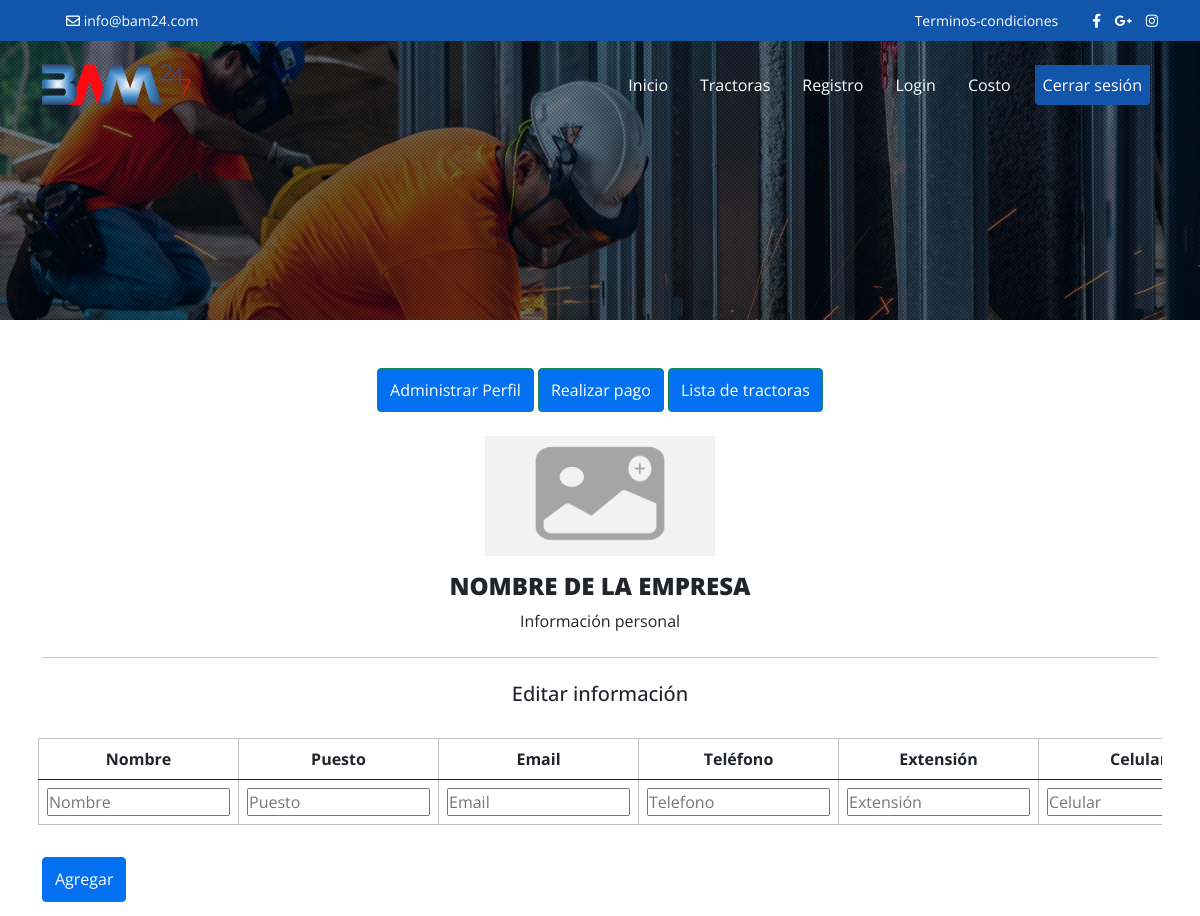
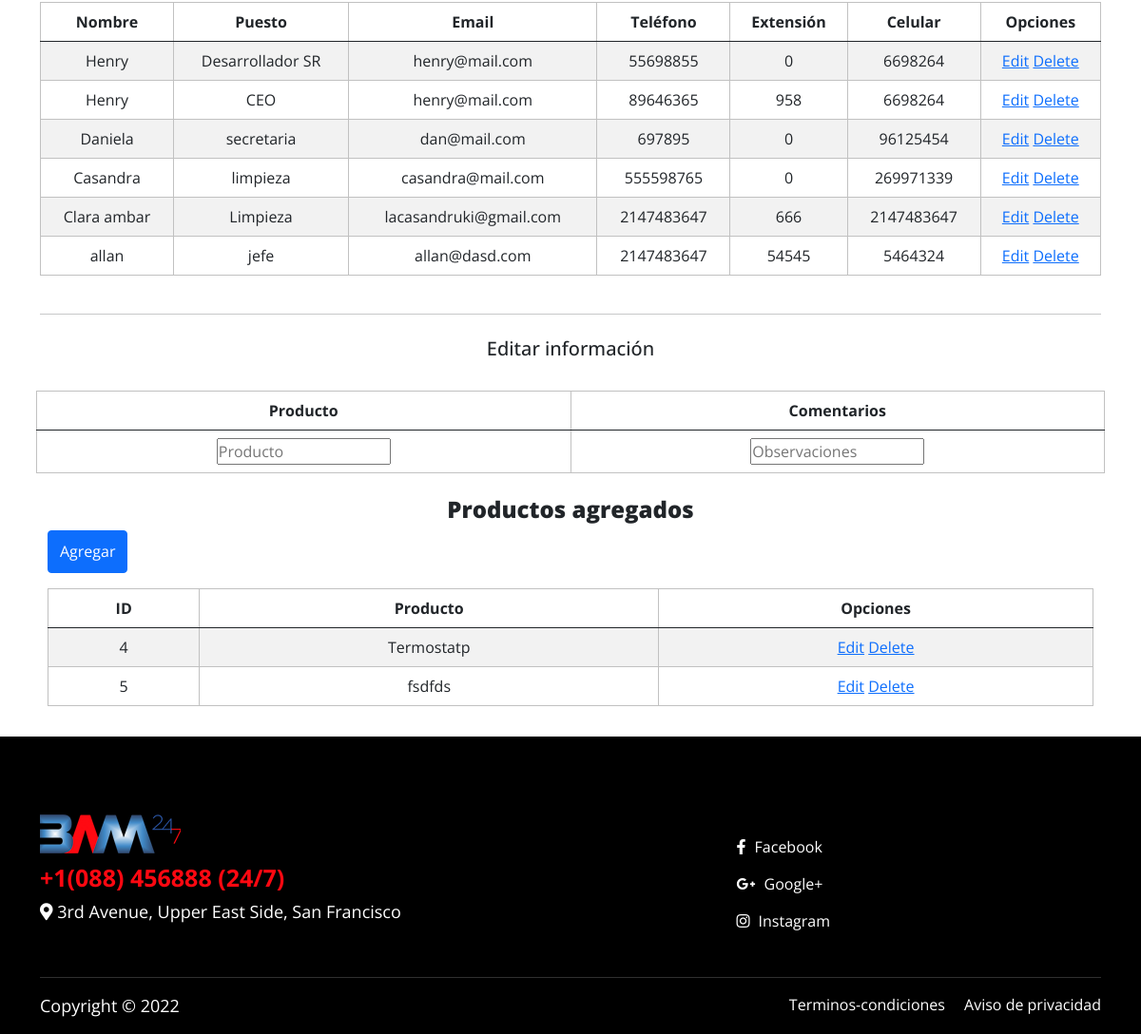
Screenshot of /PaginaprincipalDeProveedores.php (signed in) with the database file from the repository (2 pictures, top to bottom).
### tables this page shows
CREATE TABLE `contacto` (
  `ID_contacto` int NOT NULL AUTO_INCREMENT,
  `Nombre` varchar(50) NOT NULL,
  `Puesto` varchar(50) NOT NULL,
  `Email` varchar(50) NOT NULL,
  `Tel` int NOT NULL,
  `Ext` int DEFAULT NULL,
  `Cel` int NOT NULL,
  `ID_usuario` int NOT NULL,
  PRIMARY KEY (`ID_contacto`),
  KEY `ID_usuario` (`ID_usuario`)
);

CREATE TABLE `producto` (
  `ID_producto` int NOT NULL AUTO_INCREMENT,
  `Producto` varchar(50) NOT NULL,
  `ID_dtl_producto` int NOT NULL,
  `ID_usuario` int NOT NULL,
  `ID_catalogo` int NOT NULL,
  PRIMARY KEY (`ID_producto`),
  KEY `ID_dtl_producto` (`ID_dtl_producto`,`ID_usuario`,`ID_catalogo`)
);

### php/addContactos.php (called while the page is built, shortened)
<?php
    require_once "Conexion.php";
    $name = '';
    $job = '';
    $mail = '';
    $tele= '';
    $exte='';
    $cel= '';
?>

### php/Conexion.php (called while the page is built, shortened)
<?php
    class Conexion{
      private $host = "localhost";
      private $user = "root";
      private $pass = "";
      private $dbname ="cluster";
      private $dbh;
      private $stmt;
      public function __construct(){
        $dsn = 'mysql:host='.$this->host . ';dbname='. $this->dbname;
        $options = array(
            PDO::ATTR_PERSISTENT    =>true,
            PDO::ATTR_ERRMODE       =>PDO::ERRMODE_EXCEPTION
        );
        try{
          $this->dbh = new PDO($dsn, $this->user, $this->pass,$options);
        }catch(PDOEception $e){
          $this->error = $e-> getMessage();
        }
      }
      public function query($query){
        $this->stmt = $this->dbh->prepare($query);
      }
      public function execute(){
        return $this->stmt->execute();
      }
      public function resultSet(){
        $this->execute();
        return $this->stmt->fetchAll(PDO::FETCH_ASSOC);
      }
    }
?>

### php/addProducts.php (called while the page is built, shortened)
<?php
	require_once "Conexion.php";
    $producto='';
?>

### PaginaprincipalDeProveedores.php (the view, shortened to what this page needs)
<?php
if(!isset($_SESSION['id_usuario'])){
  header("location: /Login.html");
 }else{
  $id_usr=$_SESSION['id_usuario'];
}
  include_once "php/Conexion.php";
  require_once "php/addContactos.php";
  require_once "php/addProducts.php";
  $database=new Conexion;
  ?>
<!doctype html>
<html lang="es">
  <head>
    <link href="css/bootstrap.min.css" rel="stylesheet">
    <link href="https://unpkg.com/aos@2.3.0/dist/aos.css" rel="stylesheet">
     <link rel="stylesheet" href="https://unpkg.com/aos@next/dist/aos.css" />
    <link rel="stylesheet" href="https://cdn.jsdelivr.net/npm/bootstrap-icons@1.5.0/font/bootstrap-icons.css">
    <link rel="stylesheet" type="text/css" href="https://stackpath.bootstrapcdn.com/font-awesome/4.7.0/css/font-awesome.min.css">
    <link href="css/all.min.css" rel="stylesheet">
    <link href="css/style.css" rel="stylesheet">
    <link rel="stylesheet" href="css/owl.carousel.min.css" />
    <link rel="stylesheet" href="css/owl.theme.default.min.css"/>
  </head>
<body>
 <div class="main-menu-div float-start w-100">
    <div class="top-menu-sction float-start w-100 d-none d-md-none d-lg-block">
        <div class="container">
             <div class="row row-cols-1 row-cols-lg-2">
               <div class="col">
                 <div class="top-contact-left">
                   <ul class="list-unstyled d-flex">
                     <li class="ms-4"> <i class="far fa-envelope"></i> info@bam24.com </li>
                   </ul></div> </div>
               <div class="col">
                 <div class="top-contact-right d-flex justify-content-end">
                   <ul class="list-unstyled d-flex">
                     <li class="ms-3"> <a href="terms.html"> Terminos-condiciones </a>  </li>
                   </ul>
                   <ul class="list-unstyled ms-4 socal-btn">
                     <li>
                       <a href="#"> <i class="fab fa-facebook-f"></i> </a>
                       <a href="#"> <i class="fab fa-google-plus-g"></i> </a>
                       <a href="#"> <i class="fab fa-instagram"></i> </a>
                     </li>
                   </ul>
                 </div>
               </div>
             </div>
        </div>
    </div>
    <div class="navication float-start w-100">
      <nav class="navbar navbar-expand-lg navbar-light">
        <div class="container">
          <a class="navbar-brand" href="index.html">
             <img src="images/logo-white.png" class="d-none d-lg-block " alt="logo"/>
          </a>
          <div class="collapse navbar-collapse" id="navbarSupportedContent">
            <ul class="navbar-nav ms-auto mb-2 mb-lg-0">
            <li class="nav-item"> <a class="nav-link" href="index.html"> Inicio</a></li>
            <li class="nav-item"> <a class="nav-link" href="#">Tractoras</a> </li>
            <li class="nav-item"> <a class="nav-link" href="#">Registro</a> </li>
            <li class="nav-item"> <a class="nav-link" href="#">Login</a> </li>
            <li class="nav-item"> <a class="nav-link" href="#">Costo</a> </li>
            <li class="nav-item accordion-item"> <a class="nav-link" href="#">Cerrar sesión</a> </li>
             </li></ul>
             </div> </div> </nav> </nav> </div></div>
 <div class="banner-home subpage-banner float-start">
     <div class="banner-content-sec">
     </div>
    <div class="video-sec">
      <div class="video-bg"></div>
    </div>
 </div>
 <section class="main-body pt-5 float-start industry-pages">
				<div class="profile-userbuttons text-center mb-4">
					<button type="button" id="btnAdminPerfil" class="btn btn-success" style="background-color: #0371F1;">Administrar Perfil</button>
					<button type="button" class="btn btn-success" style="background-color: #0371F1;">Realizar pago</button>
                    <button type="button" class="btn btn-success" style="background-color: #0371F1;">Lista de tractoras</button>
				</div>
                <div class="container mb-4">
                    <section class="Profile-header text-center">
                        <div>
                            <img src="images/Añadaunaimahen(sintexto).png" alt="profile" class="img-rounded mb-3" width="230" height="120">
                        </div>
                        <h4 class="">NOMBRE DE LA EMPRESA</h4>
                        <a href="#" class="text-dark font-weight-bold text-decoration-none">Información personal</a>
                </div>
                <div class="container mb-4">
                    <hr width="100%"/>
                </div>
                <div class="Profile-header text-center">
                  <h5 class="text-dark font-weight-bold text-decoration-none">Editar información</a>
                </div>
            <section id = "tabEditar" class="container mt-2 mb-2 p-2 ">
              <form action="php/addContactos.php" method="POST">
                <div class="table-responsive">
                  <div class="table-wrapper">
                      <div class="table-title">
                          <div class="row">
                          </div>
                      </div>
                      <table class="table table-hover table-hover text-center">
                          <thead>
                              <tr>
                                  <th>Nombre</th>
                                  <th>Puesto</th>
                                  <th>Email</th>
                                  <th>Teléfono</th>
                                  <th>Extensión</th>
                                  <th>Celular</th>
                              </tr>
                          </thead>
                          <tbody>
                              <tr>
                                <td><input type="text" id="ed_name" name="ed_name" value="<?php echo $name; ?>" placeholder="Nombre"></td>
                                <td><input type="text" id="ed_job" name="ed_job" value="<?php echo $job; ?>" placeholder="Puesto"></td>
                                <td><input type="text" id="ed_mail" name="ed_mail" value="<?php echo$mail; ?>" placeholder="Email"></td>
                                <td><input type="text" id="ed_tel" name="ed_tel" value="<?php echo $tele; ?>" placeholder="Telefono"></td>
                                <td><input type="text" id="ed_ext" name="ed_ext" value="<?php echo $exte; ?>" placeholder="Extensión"></td>
                                <td><input type="text" id="ed_cel" name="ed_cel" value="<?php echo $cel; ?>" placeholder="Celular"></td>
                              </tr>
                          </tbody>
                      </table>
                    </div>
                </div>
              </form>
            </section>
            <div class="container">
              <form action="php/addContactos.php" id="addContacts" name="adc" method="POST">
                <div class="table-responsive">
                  <div class="table-wrapper">
                      <div class="table-title">
                          <div class="row">
                                <div class="col-xs-6 mb-3">
                                  <a href="#" class="btn btn-primary" data-bs-toggle="modal" data-bs-target="#tablaModal" style="background-color: #0371F1;"> <span>Agregar</span></a>
                                </div>
                          </div>
                      </div>
                      <table class="table table-striped table-hover text-center">
                          <thead>
                              <tr>
                                  <th>Nombre</th>
                                  <th>Puesto</th>
                                  <th>Email</th>
                                  <th>Teléfono</th>
                                  <th>Extensión</th>
                                  <th>Celular</th>
                                  <th>Opciones</th>
                              </tr>
                          </thead>
                          <tbody>
                            <?php $database-> query("SELECT * FROM contacto WHERE id_usuario=$id_usr");?>
                            <?php $rows = $database->resultSet();?>
                              <?php foreach($rows as $row) :?>
                              <tr>
                                <td><?php echo $row['Nombre']?></td>
                                <td><?php echo $row['Puesto']?></td>
                                <td><?php echo $row['Email']?></td>
                                <td><?php echo $row['Tel']?></td>
                                <td><?php echo $row['Ext']?></td>
                                <td><?php echo $row['Cel']?></td>
                                <td>
                                    <a href="PaginaprincipalDeProveedores.php?edit=<?php $id_cont =$row['ID_contacto']; echo $row['ID_contacto'];?>">Edit</a>
                                    <a href="php/addContactos.php?delete=<?php echo $row['ID_contacto'];?>">Delete</a>
                                </td>
                              </tr>
                              <?php endforeach; ?>
                          </tbody>
                      </table>
                    </div>
                </div>
              </form>
                  </div>
          <div class="container mb-4 mt-4">
              <hr width="100%"/>
          </div>
          <div class="Profile-header text-center">
                  <h5 class="text-dark font-weight-bold text-decoration-none">Editar información</a>
                </div>
            <section id = "tabEditar2" class="container mt-2 mb-2 p-2 ">
              <form action="php/addContactos.php" method="POST">
                <div class="table-responsive">
                  <div class="table-wrapper">
                      <div class="table-title">
                          <div class="row">
                          </div>
                      </div>
                      <table class="table table-hover table-hover text-center">
                          <thead>
                              <tr>
                                  <th>Producto</th>
                                  <th>Comentarios</th>
                              </tr>
                          </thead>
                          <tbody>
                              <tr>
                                <td><input type="text" id="ed_namep" name="ed_namep" value="<?php echo $producto; ?>" placeholder="Producto"></td>
                                <td><input type="text" id="ed_obp" name="ed_obp" value="<?php  ?>" placeholder="Observaciones"></td>
                              </tr>
                          </tbody>
                      </table>
                    </div>
                </div>
             </form>
          <div class="container">
            <form action="php/addProducts.php" id="addContacts" name="adc" method="POST">
              <div class="table-responsive">
                  <div class="table-wrapper">
                      <div class="table-title">
                          <h4 class="text-center mt-2">Productos agregados</h4>
                          <div class="row">
                              <div class="col-xs-6 mb-3">
                                  <a href="#" class="btn btn-primary" data-bs-toggle="modal" data-bs-target="#exampleModal2"> <span>Agregar</span></a>
                              </div>
                          </div>
                      </div>
                      <table class="table table-striped table-hover text-center">
                          <thead>
                              <tr>
                                  <th>ID</th>
                                  <th>Producto</th>
                                  <th>Opciones</th>
                              </tr>
                          </thead>
                          <tbody>
                            <?php $database->query("SELECT ID_producto, Producto from Producto WHERE id_usuario=$id_usr");
                            $res = $database->resultSet();?>
                            <?php foreach($res as $row) :?>
                              <tr>
                                <td><?php echo $row['ID_producto']?></td>
                                <td><?php echo $row['Producto']?></td>
                                  <td>
                                    <a href="PaginaprincipalDeProveedores.php?editP=<?php echo $row['ID_producto'];?>">Edit</a>
                                    <a href="php/addProducts.php?deleteP=<?php echo $row['ID_producto'];?>">Delete</a>
                                  </td>
                              </tr>
                              <?php endforeach; ?>
                          </tbody>
                      </table>
            </form>
                  </div>
</section>
 <div class="footer-link-div float-start pt-5">
  <div class="container">
     <div class="row row-cols-2 row-cols-md-2  row-cols-lg-4">
        <div class="col-6">
           <div class="comon-footer-div pt-4">
               <a href="#">
                  <img src="images/logo-white.png" alt="logo"/>
               </a>
              <h6 class="ft-call"> +1(088) 456888 (24/7) </h6>
              <p class="text-white"> <i class="fas fa-map-marker-alt"></i> 3rd Avenue, Upper East Side,
                San Francisco </p>
           </div>
        </div>
        <div class="col">
          <div class="comon-footer-div pt-4 justify-content-md-end d-grid">
              <ul class="list-unstyled mt-4">
                <li>
                  <a href="#"> <i class="fab fa-facebook-f"></i> Facebook </a>
                </li>
                <li>
                  <a href="#"> <i class="fab fa-google-plus-g"></i> Google+ </a>
                </li>
                <li>
                  <a href="#"> <i class="fab fa-instagram"></i> Instagram </a>
                </li> </ul></div>  </div></div>
     <hr/>
      <div class="d-lg-flex justify-content-between">
        <p class="text-white"> Copyright © 2022</p>
        <div class="link-ft">
           <a href="#"> Terminos-condiciones </a>
           <a href="#" class="ms-lg-3"> Aviso de privacidad </a>
        </div> </div> </div></div>
</body>
</html>

### rows the page displays
contacto: Nombre "Henry", Puesto "Desarrollador SR", Email "henry@mail.com", Tel "55698855", Ext "0", Cel "6698264"
contacto: Nombre "Henry", Puesto "CEO", Email "henry@mail.com", Tel "89646365", Ext "958", Cel "6698264"
contacto: Nombre "Daniela", Puesto "secretaria", Email "dan@mail.com", Tel "697895", Ext "0", Cel "96125454"
contacto: Nombre "Casandra", Puesto "limpieza", Email "casandra@mail.com", Tel "555598765", Ext "0", Cel "269971339"
contacto: Nombre "Clara ambar", Puesto "Limpieza", Email "lacasandruki@gmail.com", Tel "2147483647", Ext "666", Cel "2147483647"
contacto: Nombre "allan", Puesto "jefe", Email "allan@dasd.com", Tel "2147483647", Ext "54545", Cel "5464324"
producto: ID_producto "4", Producto "Termostatp"
producto: ID_producto "5", Producto "fsdfds"
